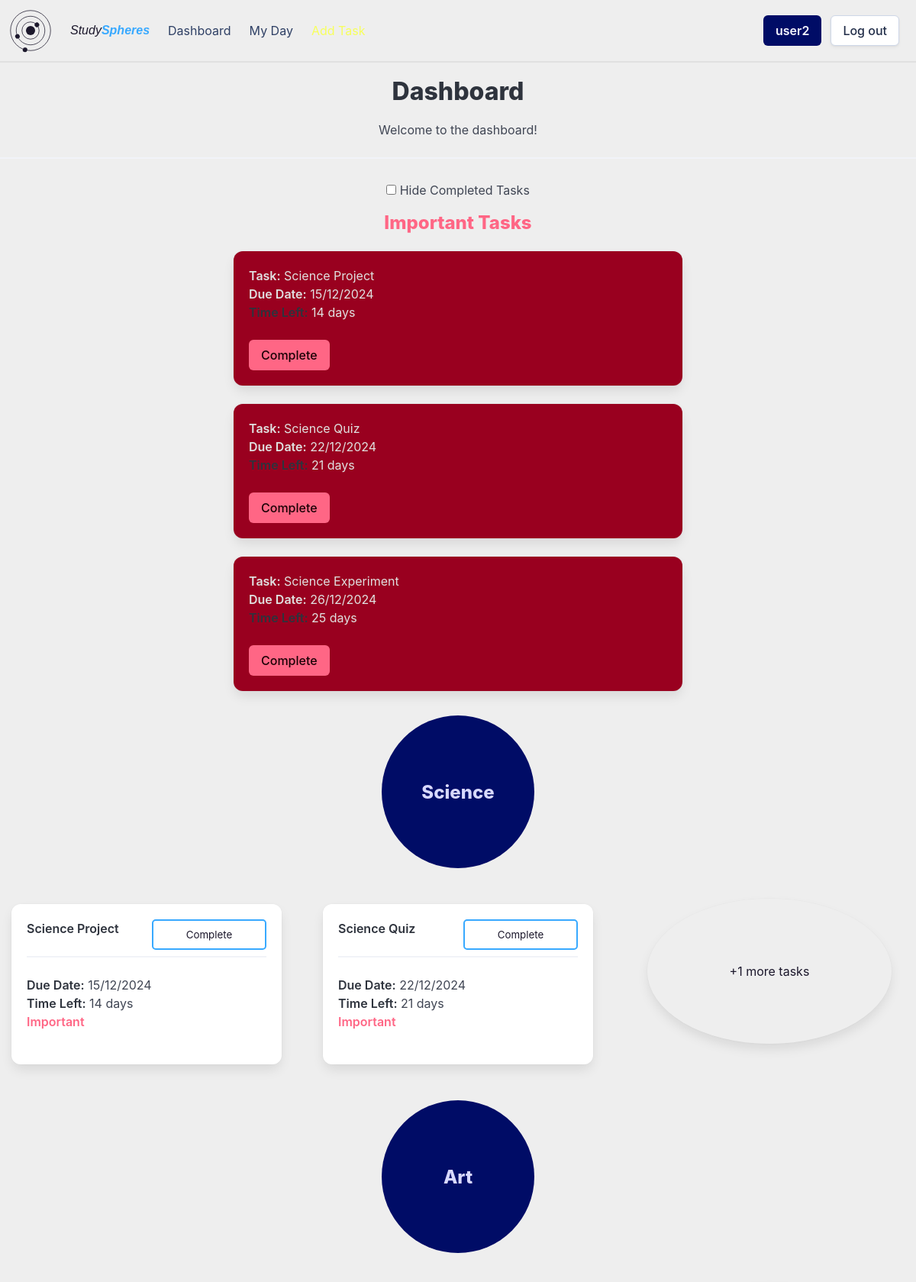
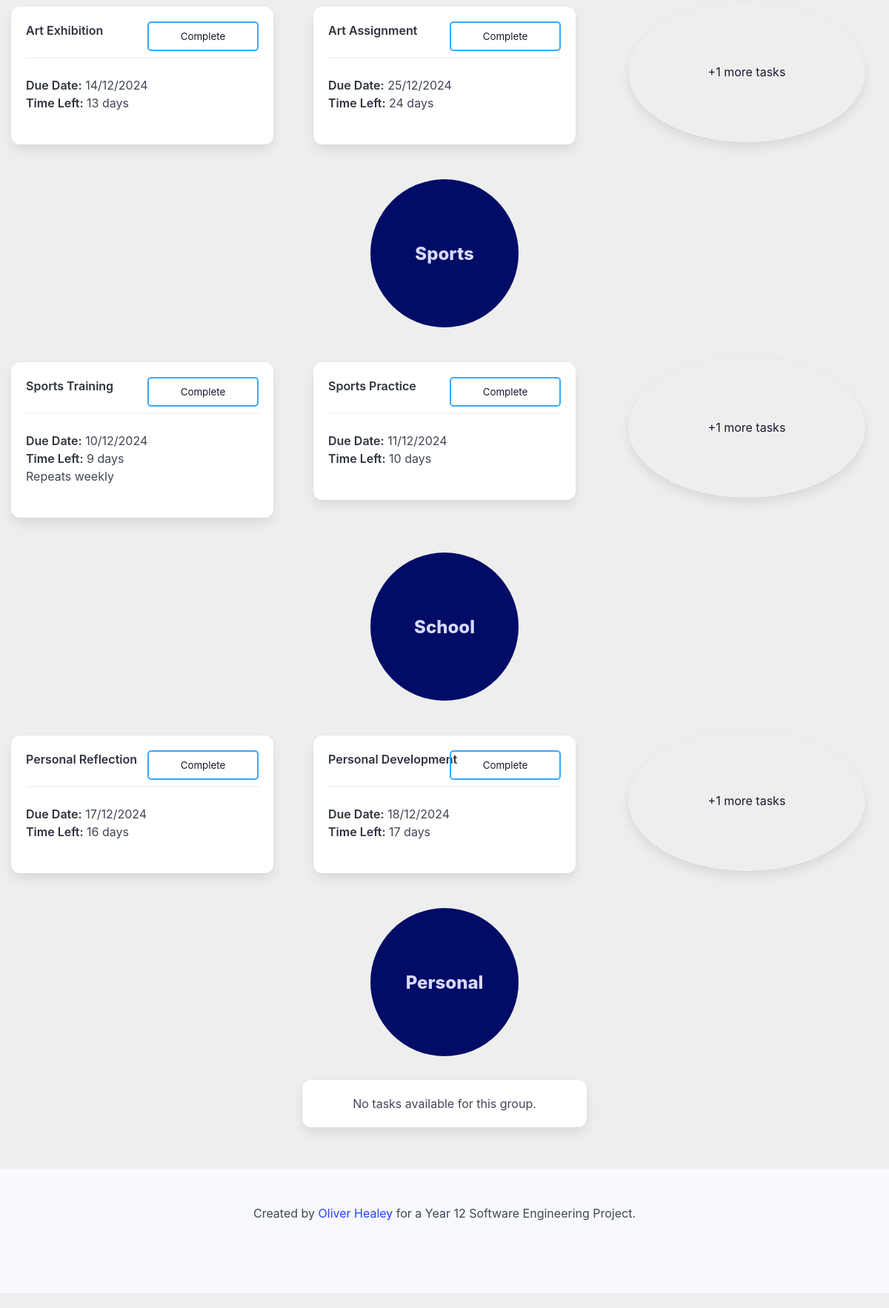
Screenshot of /dashboard (signed in) with the database file from the repository (2 pictures, top to bottom).
### setup_db.py (models this page shows)
class Task(Base):
    __tablename__ = 'tasks'
    task_id = Column(String, primary_key=True)
    name = Column(String, nullable=False)
    details = Column(String)
    important = Column(Boolean, nullable=False)
    due_date = Column(DateTime, nullable=False)
    completed = Column(Boolean, nullable=False)
    repeat = Column(String, nullable=False)
    user_id = Column(String, ForeignKey('userdetails.id'), nullable=False)
    group_id = Column(String, ForeignKey('groups.group_id'), nullable=False)
    user = relationship('User', back_populates='tasks')
    groups = relationship('Group', back_populates='tasks')

class Group(Base):
    __tablename__ = 'groups'
    group_id = Column(String, primary_key=True, nullable=False)
    group_name = Column(String, nullable=False)
    user_id = Column(String, ForeignKey('userdetails.id'), nullable=False)
    user = relationship('User', back_populates='groups')
    tasks = relationship('Task', back_populates='groups')

### app.py (the view)
@app.route('/dashboard')
def dashboard():
    userId = flaskSession.get('userId')
    if userId is None:
        return redirect(url_for('login'))
    else:
        hideCompleted = flaskSession.get('hideCompleted')
        if hideCompleted:
            tasks = sessionDb.query(Task).filter(Task.user_id == userId, Task.completed == False).order_by(Task.due_date).all()
        else:
            tasks = sessionDb.query(Task).filter(Task.user_id == userId).order_by(Task.due_date).all()
        groups = sessionDb.query(Group).filter(Group.user_id == userId).all()
        date = datetime.datetime.now().date()
        return render_template('dashboard.html', tasks=tasks, groups=groups, showDetails=False, hideCompleted=hideCompleted, date=date)

### templates/dashboard.html (shortened to what this page needs)
{% extends 'base_loggedin.html' %}
{% block heading %}Dashboard{% endblock %}
{% block content %}
    <p class="has-text-centered">Welcome to the dashboard!</p>
    <hr>
    <div class="dashboard-controls field has-text-centered">
        <input id="hide-completed" type="checkbox" name="hide_completed" class="checkbox dashboard-check" onchange="document.getElementById('hide-completed-form').submit();" {% if hideCompleted %}checked{% endif %}>
        <label for="hide-completed">Hide Completed Tasks</label>
    </div>
    <div class="columns is-multiline">
        {% if tasks | selectattr('important', 'equalto', True) | selectattr('completed', 'equalto', False) | list | length > 0 %}
        <div class="column is-full">
            <p class="title is-4 has-text-centered has-text-danger">Important Tasks</p>
        </div>
        {% endif %}
        {% for task in tasks %}
            {% if task.important and not task.completed %}
                <div class="column is-half is-offset-3">
                    <div class="box important-box" onclick="window.location.href='/task/{{ task.task_id }}'">
                        <div class="media-content">
                            <div class="content">
                                <p class="important-text">
                                    <strong class="important-text">Task:</strong> {{ task.name }}<br>
                                    <strong class="important-text">Due Date:</strong> {{ task.due_date.strftime('%d/%m/%Y') }}<br>
                                    {% if date < task.due_date.date() %}
                                        <strong>Time Left:</strong> {{ (task.due_date.date() - date).days }} days<br>
                                    {% elif date == task.due_date.date() %}
                                        <strong class="has-text-warning">Due Today</strong><br>
                                    {% else %}
                                        <strong class="has-text-danger">Overdue</strong><br>
                                    {% endif %}
                                </p>
                            </div>
                            <form action="/complete" method="POST">
                                <input type="submit" value="Complete" class="button is-danger">
                            </form>
                        </div>
                    </div>
                </div>
            {% endif %}
        {% endfor %}
    </div>
    <div class="columns is-multiline">
        {% for group in groups %}
            <div class="circle-holder column is-full is-centered">
                <div class="collision-checker">
                    <div class="group-circle" onclick="window.location.href='/group/{{ group.group_id }}'">
                        <div class="hero-body">
                            <p class="group-circle-title title is-4">{{ group.group_name }}</p>
                        </div>
                    </div>
                </div>
            </div>
            {% set has_tasks = tasks | selectattr('group_id', 'equalto', group.group_id) | list | length > 0 %}
            {% set group_tasks = tasks | selectattr('group_id', 'equalto', group.group_id) | list %}
            {% if not has_tasks %}
                <div class="column is-4 is-offset-4 has-text-centered">
                    <div class="box">
                        <p class="has-text-centered">No tasks available for this group.</p>
                    </div>
                </div>
            {% endif %}
            {% for task in group_tasks %}
                {% if loop.index < 3 %}
                    <div class="column is-one-third is-offset-{{ ((3 - group_tasks|length) * 2 if not group_tasks|length > 2 else 0) if loop.index == 1 else 0 }}">
                        {% include 'task_box.html' %}
                    </div>
                {% endif %}
                {% if loop.index == 3 %}
                    {% set remaining_tasks = tasks | selectattr('group_id', 'equalto', group.group_id) | list | length - 2 %}
                    {% if remaining_tasks > 0 %}
                        <div class="column is-one-third">
                            <div class="box task-circle" onclick="window.location.href='/group/{{ group.group_id }}'">
                                <article class="media">
                                    <div class="media-content">
                                        <div class="content">
                                            <p class="has-text-centered">+{{ remaining_tasks }} more tasks</p>
                                        </div>
                                    </div>
                                </article>
                            </div>
                        </div>
                    {% endif %}
                {% endif %}
            {% endfor %}
        {% endfor %}
{% endblock %}

### templates/task_box.html (shortened to what this page needs)
<div class="box task-box {% if date > task.due_date.date() and not task.completed %}overdue-task{% endif %}" onclick="window.location.href='/task/{{ task.task_id }}'">
    <div class="content">
        <p>
            <strong class="{{ 'has-text-success' if task.completed else '' }}">{{ task.name }}</strong>
            <hr>
            {% if not task.completed %}
                <strong>Due Date:</strong> {{ task.due_date.strftime('%d/%m/%Y') }}<br>
                {% if date < task.due_date.date() %}
                    <strong>Time Left:</strong> {{ (task.due_date.date() - date).days }} days<br>
                {% elif date == task.due_date.date() %}
                    <strong class="has-text-warning">Due Today</strong><br>
                {% else %}
                    <strong class="has-text-danger">Overdue</strong><br>
                {% endif %}
                {% if task.important %}
                    <strong class="has-text-danger circle-header">Important</strong><br>
                {% endif %}
                {% if task.repeat != 'none' %}
                    Repeats {{ task.repeat }}<br>
                {% endif %}
            {% else %}
                <strong class="has-text-success">Task Complete</strong>
            {% endif %}
        </p>
    </div>
    {% if not task.completed %}
        <form action="/complete" method="POST">
            <input type="submit" value="Complete" class="task-complete-button">
        </form>
    {% else %}
        <form action="/decomplete" method="POST">
            <input type="hidden" name="task_id" value="{{ task.task_id }}">
            <input type="submit" value="Remove Complete" class="task-complete-button">
        </form>
    {% endif %}
</div>

### static/styles/styles.css (style rules this page uses)
:root { --bulma-primary-h: 206deg; --bulma-primary-l: 61%; --bulma-link-l: 20%; --bulma-info-h: 63deg; --bulma-info-l: 68%; --bulma-scheme-s: 36%; --bulma-body-background-color: light-dark(#eeeeee, #0f141f); color-scheme: light dark; --accent-color: light-dark(#1c182c, #e0e0e0); --accent-color-invert: light-dark(#e0e0e0, #160f34); --warning-color: light-dark(#ffdddd, #330000); }
body { margin: none; padding: none; }
.hero-body { padding: 20px; }
.circle-holder { display: flex; justify-content: center; align-items: center; }
.collision-checker { position: relative; margin: .5em; border-radius: 50%; width: 200px; text-align: center; align-content: center; overflow: visible; height: 200px; }
.group-circle { position: relative; border-radius: 50%; width: 200px; text-align: center; align-content: center; overflow: visible; height: 200px; background-color: var(--bulma-link); }
.collision-checker > .group-circle { animation: circle-leave 0.3s ease-in-out forwards; }
.group-circle-title { color: #d8d9ff; }
.task-circle { position: relative; margin: .5em; border-radius: 50%; width: 320px; text-align: center; align-content: center; justify-self: center; overflow: hidden; height: 190px; background-color: transparent; color: var(--accent-color); transition: all 0.5s; cursor: pointer; }
.task-circle:after { content: 'View...'; position: absolute; opacity: 0; height: 100%; top: 0px; right: -20px; align-content: center; padding: 10px; transition: 0.5s; color: #e0e0e0; background-color: var(--bulma-link); }
.circle-header { color: #1c182c; }
.important-text { color: #e0e0e0; }
.task-box { position: relative; overflow: hidden; transition: all 0.5s; cursor: pointer; margin: 15px; }
.task-box:before { content: ''; position: absolute; opacity: 0; height: 100%; width: 100%; top: 0px; bottom: 0px; right: 0px; align-content: center; padding: 10px; transition: 0.5s; color: #0f141f; background-color: var(--bulma-primary); }
.task-box:after { content: 'Click for more details...'; opacity: 0; position: absolute; bottom: -20px; right: 20px; transition: 0.5s; font-size: 0.7rem; }
.task-complete-button { position: absolute; top: 20px; right: 20px; width: 150px; height: 40px; background-color: transparent; border: var(--bulma-primary) solid 2px; color: var(--accent-color); border-radius: 5px; padding: 5px; cursor: pointer; }
.dashboard-controls { justify-self: center; padding: 5px; cursor: pointer; }
.dashboard-controls > label { cursor: pointer; }
.dashboard-controls::after { opacity: 0; z-index: -1; }
.important-box { background-color: var(--bulma-danger-30); transition: all 0.5s; }
.important-box:after { content: 'Click for more details...'; opacity: 0; position: absolute; bottom: -20px; right: 20px; transition: 0.5s; font-size: 0.7rem; color: #e0e0e0; }

### rows the page displays
Task: name "Science Project", due_date "15/12/2024", (task.due_date.date()-date).days "14", important "Important"
Task: name "Science Quiz", due_date "22/12/2024", (task.due_date.date()-date).days "21", important "Important"
Task: name "Science Experiment", due_date "26/12/2024", (task.due_date.date()-date).days "25", important "1"
Group: group_name "Science"
Group: group_name "Art"
Task: name "Art Exhibition", due_date "14/12/2024", (task.due_date.date()-date).days "13"
Task: name "Art Assignment", due_date "25/12/2024", (task.due_date.date()-date).days "24"
Task: remaining_tasks "1"
Group: group_name "Sports"
Task: name "Sports Training", due_date "10/12/2024", (task.due_date.date()-date).days "9", repeat "weekly"
Task: name "Sports Practice", due_date "11/12/2024", (task.due_date.date()-date).days "10"
Task: remaining_tasks "1"
Group: group_name "School"
Task: name "Personal Reflection", due_date "17/12/2024", (task.due_date.date()-date).days "16"
Task: name "Personal Development", due_date "18/12/2024", (task.due_date.date()-date).days "17"
Task: remaining_tasks "1"
Group: group_name "Personal", shows "No tasks available for this group."

### other values shown
{{ session['username'] }} "user2"
